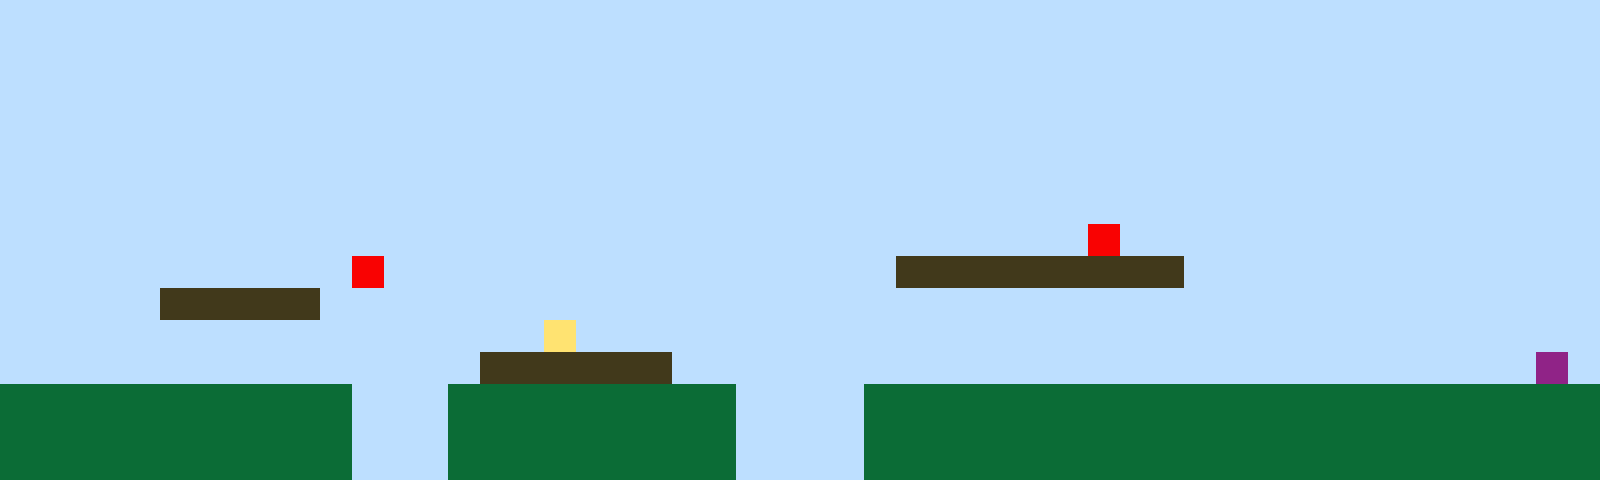

Below is a game level as drawn by its tile map, then a one-line description and the .tmx file that defines it, in full:
An orthogonal 50x15 tile map with 32x32 px tiles, 1 tile layer (Tile Layer 1).

<map version="1.10" tiledversion="1.11.2" orientation="orthogonal" renderorder="right-up" width="50" height="15" tilewidth="32" tileheight="32" infinite="0" nextlayerid="2" nextobjectid="1"><editorsettings><export target="map1.csv" format="csv" /></editorsettings><tileset firstgid="1" name="sprites" tilewidth="32" tileheight="32" tilecount="6" columns="3"><image source="sprites.png" width="96" height="64" /></tileset><layer id="1" name="Tile Layer 1" width="50" height="15"><data encoding="csv">1,1,1,1,1,1,1,1,1,1,1,1,1,1,1,1,1,1,1,1,1,1,1,1,1,1,1,1,1,1,1,1,1,1,1,1,1,1,1,1,1,1,1,1,1,1,1,1,1,1,1,1,1,1,1,1,1,1,1,1,1,1,1,1,1,1,1,1,1,1,1,1,1,1,1,1,1,1,1,1,1,1,1,1,1,1,1,1,1,1,1,1,1,1,1,1,1,1,1,1,1,1,1,1,1,1,1,1,1,1,1,1,1,1,1,1,1,1,1,1,1,1,1,1,1,1,1,1,1,1,1,1,1,1,1,1,1,1,1,1,1,1,1,1,1,1,1,1,1,1,1,1,1,1,1,1,1,1,1,1,1,1,1,1,1,1,1,1,1,1,1,1,1,1,1,1,1,1,1,1,1,1,1,1,1,1,1,1,1,1,1,1,1,1,1,1,1,1,1,1,1,1,1,1,1,1,1,1,1,1,1,1,1,1,1,1,1,1,1,1,1,1,1,1,1,1,1,1,1,1,1,1,1,1,1,1,1,1,1,1,1,1,1,1,1,1,1,1,1,1,1,1,1,1,1,1,1,1,1,1,1,1,1,1,1,1,1,1,1,1,1,1,1,1,1,1,1,1,1,1,1,1,1,1,1,1,1,1,1,1,1,1,1,1,1,1,1,1,1,1,1,1,1,1,1,1,1,1,1,1,1,1,1,1,1,1,1,1,1,1,1,1,1,1,1,1,1,1,1,1,1,1,1,1,1,1,1,1,1,1,1,1,1,1,1,1,1,1,1,1,1,1,1,1,1,1,1,1,1,1,1,1,1,1,1,1,1,1,1,1,1,1,1,1,1,1,1,1,1,1,1,1,1,1,5,1,1,1,1,1,1,1,1,1,1,1,1,1,1,1,1,1,1,1,1,1,1,1,1,1,1,5,1,1,1,1,1,1,1,1,1,1,1,1,1,1,1,1,3,3,3,3,3,3,3,3,3,1,1,1,1,1,1,1,1,1,1,1,1,1,1,1,1,1,1,3,3,3,3,3,1,1,1,1,1,1,1,1,1,1,1,1,1,1,1,1,1,1,1,1,1,1,1,1,1,1,1,1,1,1,1,1,1,1,1,1,1,1,1,1,1,1,1,1,1,1,1,1,1,1,1,1,1,1,1,1,1,4,1,1,1,1,1,1,1,1,1,1,1,1,1,1,1,1,1,1,1,1,1,1,1,1,1,1,1,1,1,1,1,1,1,1,1,1,1,1,1,1,1,1,1,1,1,1,1,3,3,3,3,3,3,1,1,1,1,1,1,1,1,1,1,1,1,1,1,1,1,1,1,1,1,1,1,1,1,1,1,1,6,1,2,2,2,2,2,2,2,2,2,2,2,1,1,1,2,2,2,2,2,2,2,2,2,1,1,1,1,2,2,2,2,2,2,2,2,2,2,2,2,2,2,2,2,2,2,2,2,2,2,2,2,2,2,2,2,2,2,2,2,2,2,1,1,1,2,2,2,2,2,2,2,2,2,1,1,1,1,2,2,2,2,2,2,2,2,2,2,2,2,2,2,2,2,2,2,2,2,2,2,2,2,2,2,2,2,2,2,2,2,2,2,1,1,1,2,2,2,2,2,2,2,2,2,1,1,1,1,2,2,2,2,2,2,2,2,2,2,2,2,2,2,2,2,2,2,2,2,2,2,2</data></layer></map>
